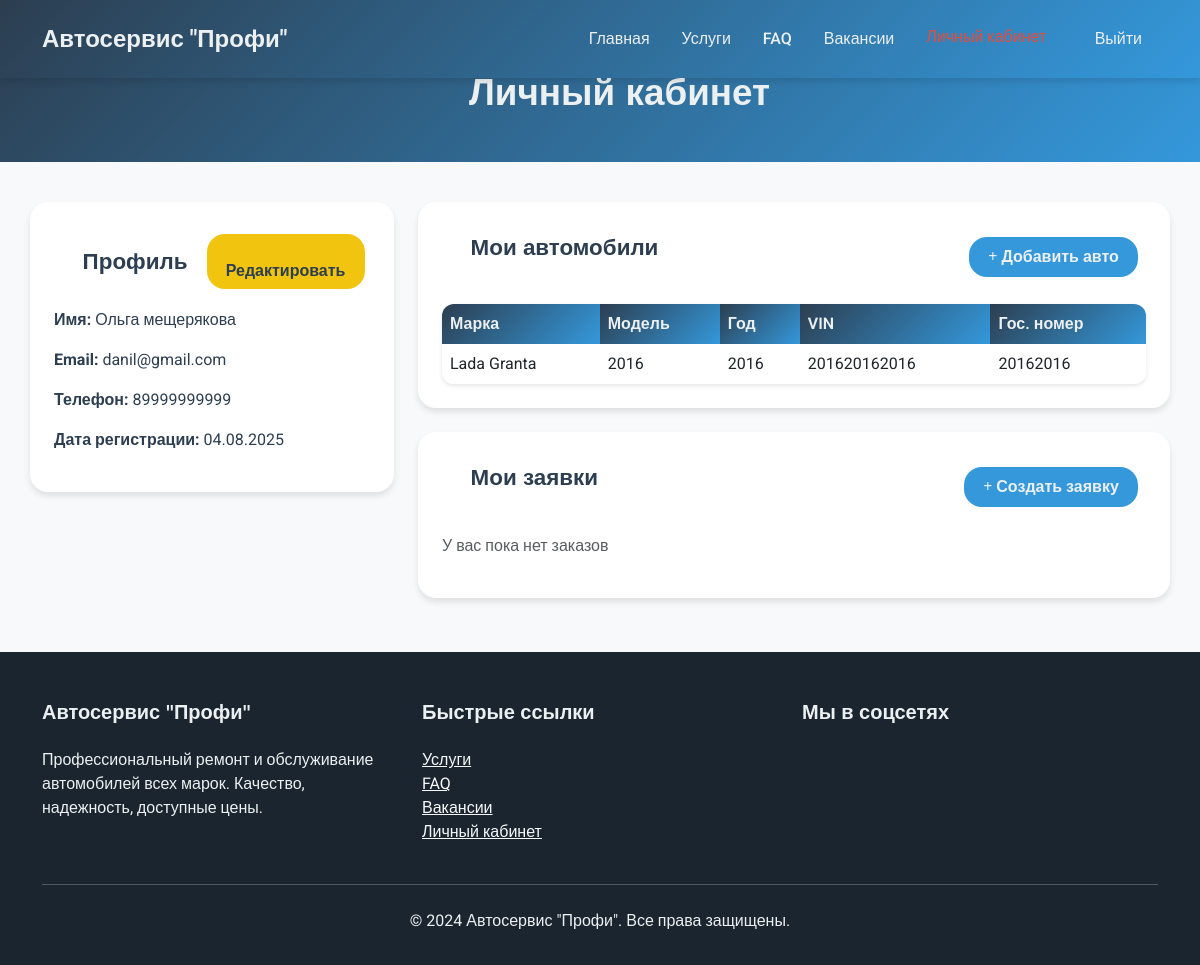
The page /profile.php (signed in) on the database its author committed.
### tables this page shows
CREATE TABLE `users` (
  `id` int NOT NULL,
  `email` varchar(255) NOT NULL,
  `password` varchar(255) NOT NULL,
  `first_name` varchar(100) NOT NULL,
  `last_name` varchar(100) NOT NULL,
  `phone` varchar(20) DEFAULT NULL,
  `role` enum('user','admin') DEFAULT 'user',
  `created_at` timestamp NULL DEFAULT CURRENT_TIMESTAMP,
  `updated_at` timestamp NULL DEFAULT CURRENT_TIMESTAMP ON UPDATE CURRENT_TIMESTAMP,
  `last_login` timestamp NULL DEFAULT NULL,
  `is_active` tinyint(1) DEFAULT '1'
);

CREATE TABLE `user_cars` (
  `id` int NOT NULL,
  `user_id` int NOT NULL,
  `brand` varchar(100) NOT NULL,
  `model` varchar(100) NOT NULL,
  `year` int NOT NULL,
  `vin` varchar(17) DEFAULT NULL,
  `license_plate` varchar(20) DEFAULT NULL,
  `created_at` timestamp NULL DEFAULT CURRENT_TIMESTAMP
);

### profile.php (the view, shortened to what this page needs)
<?php
require_once 'config/database.php';
$stmt = $pdo->prepare("SELECT * FROM users WHERE id = ?");
$stmt->execute([$_SESSION['user_id']]);
$user = $stmt->fetch();
$stmt = $pdo->prepare("SELECT * FROM user_cars WHERE user_id = ? ORDER BY created_at DESC");
$stmt->execute([$_SESSION['user_id']]);
$cars = $stmt->fetchAll();
$stmt = $pdo->prepare("
    SELECT so.*, uc.brand, uc.model, uc.license_plate
    FROM service_orders so
    JOIN user_cars uc ON so.car_id = uc.id
    WHERE so.user_id = ?
    ORDER BY so.appointment_date DESC
");
$stmt->execute([$_SESSION['user_id']]);
$orders = $stmt->fetchAll();
?>
<!DOCTYPE html>
<html lang="ru">
<head>
    <link href="https://cdn.jsdelivr.net/npm/bootstrap@5.3.0/dist/css/bootstrap.min.css" rel="stylesheet">
    <link rel="stylesheet" href="https://cdnjs.cloudflare.com/ajax/libs/font-awesome/6.0.0/css/all.min.css">
</head>
<body>
    <nav class="navbar navbar-expand-lg navbar-dark fixed-top">
        <div class="container">
            <a class="navbar-brand" href="index.php">Автосервис "Профи"</a>
            <div class="collapse navbar-collapse" id="navbarNav">
                <ul class="navbar-nav ms-auto">
                    <li class="nav-item">
                        <a class="nav-link" href="index.php">Главная</a>
                    </li>
                    <li class="nav-item">
                        <a class="nav-link" href="services.php">Услуги</a>
                    </li>
                    <li class="nav-item">
                        <a class="nav-link" href="faq.php">FAQ</a>
                    </li>
                    <li class="nav-item">
                        <a class="nav-link" href="vacancies.php">Вакансии</a>
                    </li>
                    <li class="nav-item">
                        <a class="nav-link active" href="profile.php">Личный кабинет</a>
                    </li>
                    <li class="nav-item">
                        <a class="nav-link" href="logout.php"><i class="fas fa-sign-out-alt"></i> Выйти</a>
                    </li>
                </ul>
            </div>
        </div>
    </nav>
    <header class="profile-header">
        <div class="container">
            <h1><i class="fas fa-user-circle"></i> Личный кабинет</h1>
        </div>
    </header>
    <main class="container profile-section">
        <div class="row">
            <div class="col-md-4">
                <div class="profile-card mb-4">
                    <h2><i class="fas fa-user"></i> Профиль
                        <button class="profile-btn edit ms-2" data-bs-toggle="modal" data-bs-target="#editProfileModal"><i class="fas fa-edit"></i> Редактировать</button>
                    </h2>
                    <div class="mb-3">
                        <strong>Имя:</strong> <?php echo htmlspecialchars($user['first_name'] . ' ' . $user['last_name']); ?>
                    </div>
                    <div class="mb-3">
                        <strong>Email:</strong> <?php echo htmlspecialchars($user['email']); ?>
                    </div>
                    <div class="mb-3">
                        <strong>Телефон:</strong> <?php echo htmlspecialchars($user['phone']); ?>
                    </div>
                    <div class="mb-3">
                        <strong>Дата регистрации:</strong> <?php echo date('d.m.Y', strtotime($user['created_at'])); ?>
                    </div>
                </div>
            </div>
            <div class="col-md-8">
                <div class="profile-card mb-4">
                    <div class="d-flex justify-content-between align-items-center mb-4">
                        <h2><i class="fas fa-car"></i> Мои автомобили</h2>
                        <button class="profile-btn add" data-bs-toggle="modal" data-bs-target="#addCarModal">
                            <i class="fas fa-plus"></i> Добавить авто
                        </button>
                    </div>
                    <?php if (empty($cars)): ?>
                        <p class="text-muted">У вас пока нет добавленных автомобилей</p>
                    <?php else: ?>
                        <div class="profile-table table-responsive">
                            <table class="table mb-0">
                                <thead>
                                    <tr>
                                        <th>Марка</th>
                                        <th>Модель</th>
                                        <th>Год</th>
                                        <th>VIN</th>
                                        <th>Гос. номер</th>
                                    </tr>
                                </thead>
                                <tbody>
                                <?php foreach ($cars as $car): ?>
                                    <tr>
                                        <td><?php echo htmlspecialchars($car['brand']); ?></td>
                                        <td><?php echo htmlspecialchars($car['model']); ?></td>
                                        <td><?php echo htmlspecialchars($car['year']); ?></td>
                                        <td><?php echo htmlspecialchars($car['vin']); ?></td>
                                        <td><?php echo htmlspecialchars($car['license_plate']); ?></td>
                                    </tr>
                                <?php endforeach; ?>
                                </tbody>
                            </table>
                        </div>
                    <?php endif; ?>
                </div>
                <div class="profile-card mb-4">
                    <div class="d-flex justify-content-between align-items-center mb-4">
                        <h2><i class="fas fa-receipt"></i> Мои заявки</h2>
                        <button class="profile-btn add" data-bs-toggle="modal" data-bs-target="#createOrderModal">
                            <i class="fas fa-plus"></i> Создать заявку
                        </button>
                    </div>
                    <?php if (empty($orders)): ?>
                        <p class="text-muted">У вас пока нет заказов</p>
                    <?php endif; ?>
                </div>
            </div>
        </div>
    </main>
    <footer>
        <div class="container">
            <div class="row">
                <div class="col-md-4">
                    <h5 class="mb-4">Автосервис "Профи"</h5>
                    <p>Профессиональный ремонт и обслуживание автомобилей всех марок. Качество, надежность, доступные цены.</p>
                </div>
                <div class="col-md-4">
                    <h5 class="mb-4">Быстрые ссылки</h5>
                    <ul class="list-unstyled">
                        <li><a href="services.php" class="text-light">Услуги</a></li>
                        <li><a href="faq.php" class="text-light">FAQ</a></li>
                        <li><a href="vacancies.php" class="text-light">Вакансии</a></li>
                        <li><a href="auth.php" class="text-light">Личный кабинет</a></li>
                    </ul>
                </div>
                <div class="col-md-4">
                    <h5 class="mb-4">Мы в соцсетях</h5>
                    <div class="d-flex gap-3">
                        <a href="#" class="text-light"><i class="fab fa-facebook fa-2x"></i></a>
                        <a href="#" class="text-light"><i class="fab fa-instagram fa-2x"></i></a>
                        <a href="#" class="text-light"><i class="fab fa-vk fa-2x"></i></a>
                        <a href="#" class="text-light"><i class="fab fa-telegram fa-2x"></i></a>
                    </div>
                </div>
            </div>
            <hr class="my-4">
            <div class="text-center">
                <p class="mb-0">&copy; 2024 Автосервис "Профи". Все права защищены.</p>
            </div>
        </div>
    </footer>
</body>
</html>

### profile.php (style rules this page uses)
:root { --primary-color: #2C3E50; --secondary-color: #3498DB; --accent-color: #E74C3C; --light-bg: #F8F9FA; --dark-bg: #1A252F; --text-light: #ECF0F1; --text-dark: #2C3E50; --gradient-primary: linear-gradient(135deg, #2C3E50 0%, #3498DB 100%); --gradient-accent: linear-gradient(135deg, #E74C3C 0%, #F39C12 100%); --shadow-sm: 0 2px 4px rgba(0,0,0,0.1); --shadow-md: 0 4px 6px rgba(0,0,0,0.1); --shadow-lg: 0 10px 15px rgba(0,0,0,0.1); }
body { font-family: 'Roboto', sans-serif; color: var(--text-dark); background: var(--light-bg); min-height: 100vh; }
h1, h2, h3, h4, h5, h6 { font-family: 'Montserrat', sans-serif; font-weight: 600; }
.navbar { background: var(--gradient-primary); padding: 1rem 0; box-shadow: var(--shadow-md); }
.navbar-brand { font-weight: 700; font-size: 1.5rem; color: var(--text-light) !important; }
.nav-link { color: var(--text-light) !important; font-weight: 500; padding: 0.5rem 1rem !important; transition: all 0.3s ease; }
.nav-link:hover, .nav-link.active { color: var(--accent-color) !important; transform: translateY(-2px); }
.profile-header { background: var(--gradient-primary); color: var(--text-light); padding: 70px 0 40px; text-align: center; }
.profile-header h1 { font-size: 2.3rem; font-weight: 700; }
.profile-section { padding: 40px 0 30px; }
.profile-card { background: white; border-radius: 18px; box-shadow: var(--shadow-md); padding: 2rem 1.5rem 1.5rem 1.5rem; margin-bottom: 2.5rem; }
.profile-card h2 { font-size: 1.4rem; color: var(--primary-color); margin-bottom: 1.2rem; display: flex; align-items: center; gap: 0.7rem; }
.profile-btn { border: none; border-radius: 18px; padding: 0.5rem 1.2rem; font-weight: 600; font-size: 1rem; margin-right: 0.5rem; transition: background 0.2s, color 0.2s; }
.profile-btn.add { background: var(--secondary-color); color: var(--text-light); }
.profile-btn.edit { background: #f1c40f; color: var(--text-dark); }
.profile-table { background: var(--light-bg); border-radius: 12px; overflow: hidden; box-shadow: var(--shadow-sm); }
.profile-table th { background: var(--gradient-primary); color: var(--text-light); font-weight: 600; border: none; }
.profile-table td { vertical-align: middle; border: none; }
.profile-table tr { transition: background 0.2s; }
footer { background: var(--dark-bg); color: var(--text-light); padding: 3rem 0 2rem; }

### rows shown on the page
users: first_name+last_name "Ольга мещерякова", email "danil@gmail.com", phone "89999999999", created_at "04.08.2025"
user_cars: brand "Lada Granta", model "2016", year "2016", vin "201620162016", license_plate "20162016"
